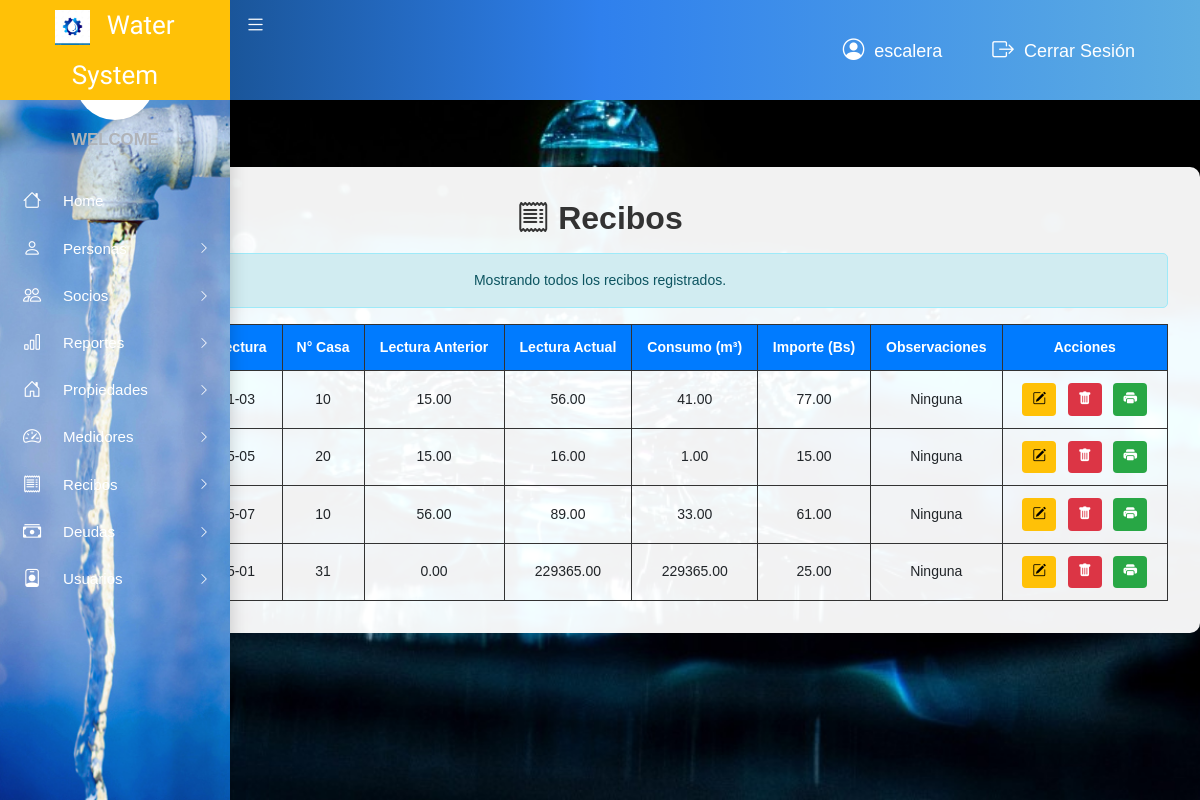
Screenshot of /vista/verRecibos.php (signed in) with the database file from the repository.
### tables this page shows
CREATE TABLE `recibos` (
  `id_recibo` int(11) NOT NULL,
  `id_propiedad` int(11) NOT NULL,
  `fecha_lectura` date NOT NULL,
  `lectura_anterior` decimal(10,2) NOT NULL,
  `lectura_actual` decimal(10,2) NOT NULL,
  `consumo_m3` decimal(10,2) GENERATED ALWAYS AS (`lectura_actual` - `lectura_anterior`) STORED,
  `importe_bs` decimal(10,2) NOT NULL,
  `observaciones` text DEFAULT NULL,
  `numero_serie` varchar(4) NOT NULL
);

CREATE TABLE `propiedades` (
  `id_propiedades` int(11) NOT NULL,
  `manzano` varchar(45) NOT NULL,
  `numero` int(11) NOT NULL,
  `id_socio` int(11) NOT NULL
);

### modelo/modelo_recibos.php (called while the page is built, shortened)
<?php
require_once 'conexion/conexionBase.php';
class ModeloRecibos {
    private $con;
    public function __construct() {
        $this->con = new ConexionBase();
    }
    public function obtenerTodosLosRecibos() {
        $sql = "SELECT r.*, p.numero AS numero_casa
                FROM recibos r
                INNER JOIN propiedades p ON r.id_propiedad = p.id_propiedades";
        $result = $this->con->ExecuteQuery($sql);
        $recibos = [];
        while ($row = $this->con->GetArrayResults($result)) {
            $recibos[] = $row;
        }
        $this->con->CloseConnection();
        return $recibos;
    }
}
?>

### modelo/conexion/conexionBase.php (called while the page is built, shortened)
<?php
class ConexionBase {
    private $host;
    private $user;
    private $password;
    private $database;
    private $conn;
    public function __construct() {
        $this->host = HOST;
        $this->user = USER;
        $this->password = PASSWORD;
        $this->database = DATABASE;
    }
    public function CreateConnection() {
        $this->conn = new mysqli($this->host, $this->user, $this->password, $this->database);
        return true;
    }
    public function ExecuteQuery($sql) {
        $result = $this->conn->query($sql);
        return $result;
    }
    public function GetArrayResults($result) {
        return $result->fetch_assoc();
    }
}
?>

### vista/verRecibos.php (the view, shortened to what this page needs)
<?php
include_once "cabecera.php";
include_once "menu.php";
require_once '../modelo/modelo_recibos.php';
$reciboModel = new ModeloRecibos();
$mensaje = '';
$recibos = [];
if (isset($_GET['id_propiedad']) && is_numeric($_GET['id_propiedad'])) {
    $id_propiedad = intval($_GET['id_propiedad']);
    $recibos = $reciboModel->obtenerRecibosPorPropiedad($id_propiedad);
    $mensaje = empty($recibos)
        ? "Esta propiedad no tiene recibos registrados."
        : "Se encontraron " . count($recibos) . " recibos para esta propiedad.";
} elseif (isset($_GET['id_socio']) && is_numeric($_GET['id_socio'])) {
    $id_socio = intval($_GET['id_socio']);
    $recibos = $reciboModel->obtenerRecibosPorSocio($id_socio);
    $mensaje = empty($recibos)
        ? "Este socio no tiene ningún recibo registrado."
        : "Se encontraron " . count($recibos) . " recibos para este socio.";
} else {
    $recibos = $reciboModel->obtenerTodosLosRecibos();
    $mensaje = "Mostrando todos los recibos registrados.";
}
?>
<!DOCTYPE html>
<html lang="es">
<head>
    <link rel="stylesheet" href="css/main.css">
    <link rel="stylesheet" href="https://cdn.jsdelivr.net/npm/bootstrap-icons@1.10.5/font/bootstrap-icons.css">
</head>
<body>
<div class="container">
    <h1><i class="bi bi-receipt"></i> Recibos</h1>
    <?php if (isset($_GET['mensaje'])): ?>
        <div class="alert <?php echo $_GET['tipo'] === 'exito' ? 'alert-info' : 'alert-warning'; ?>">
            <?php echo htmlspecialchars(urldecode($_GET['mensaje'])); ?>
        </div>
    <?php else: ?>
        <div class="alert <?php echo empty($recibos) ? 'alert-warning' : 'alert-info'; ?>">
            <?php echo $mensaje; ?>
        </div>
    <?php endif; ?>
    <?php if (!empty($recibos)): ?>
        <table>
            <thead>
                <tr>
                    <th>ID</th>
                    <th>N° Serie</th>
                    <th>Fecha Lectura</th>
                    <th>N° Casa</th>
                    <th>Lectura Anterior</th>
                    <th>Lectura Actual</th>
                    <th>Consumo (m³)</th>
                    <th>Importe (Bs)</th>
                    <th>Observaciones</th>
                    <th>Acciones</th>
                </tr>
            </thead>
            <tbody>
                <?php foreach ($recibos as $recibo): ?>
                    <tr>
                        <td><?php echo $recibo['id_recibo']; ?></td>
                        <td><?php echo $recibo['numero_serie']; ?></td>
                        <td><?php echo $recibo['fecha_lectura']; ?></td>
                        <td><?php echo $recibo['numero_casa']; ?></td>
                        <td><?php echo $recibo['lectura_anterior']; ?></td>
                        <td><?php echo $recibo['lectura_actual']; ?></td>
                        <td><?php echo $recibo['consumo_m3']; ?></td>
                        <td><?php echo $recibo['importe_bs']; ?></td>
                        <td><?php echo $recibo['observaciones']; ?></td>
                        <td>
                            <a href="editarRecibo.php?id_recibo=<?php echo $recibo['id_recibo']; ?>" class="btn-accion btn-editar"><i class="bi bi-pencil-square"></i></a>
                            <a href="../controlador/controlador_eliminarRecibo.php?id=<?php echo $recibo['id_recibo']; ?>" class="btn-accion btn-eliminar" onclick="return confirm('¿Estás seguro de eliminar este recibo?');"><i class="bi bi-trash-fill"></i></a>
                            <a href="imprimirRecibo.php?id=<?php echo $recibo['id_recibo']; ?>" target="_blank" class="btn-accion btn-imprimir"><i class="bi bi-printer-fill"></i></a>
                        </td>
                    </tr>
                <?php endforeach; ?>
            </tbody>
        </table>
    <?php endif; ?>
</div>
<?php include_once "pie.php"; ?>
</body>
</html>

### vista/verRecibos.php (style rules this page uses)
body { background-image: url('images/imag.jpg'); background-size: cover; background-attachment: fixed; font-family: Arial, sans-serif; }
.container { background: rgba(255, 255, 255, 0.95); padding: 2rem; max-width: 1300px; margin: 2rem auto; border-radius: 10px; }
h1 { text-align: center; font-size: 2rem; color: #333; }
table { width: 100%; border-collapse: collapse; margin-top: 1rem; }
th, td { padding: 0.75rem; border: 1px solid #333; text-align: center; }
thead { background-color: #007bff; color: white; }
.alert { padding: 1rem; text-align: center; margin-top: 1rem; border-radius: 5px; }
.alert-info { background-color: #d1ecf1; color: #0c5460; }
.btn-accion { margin: 0 4px; padding: 6px 10px; font-size: 0.85rem; border-radius: 4px; text-decoration: none; display: inline-block; }
.btn-editar { background-color: #ffc107; color: black; }
.btn-eliminar { background-color: #dc3545; color: white; }
.btn-imprimir { background-color: #28a745; color: white; }

### rows the page displays
recibos: id_propiedad.numero "10", lectura_anterior "15.00", lectura_actual "56.00", consumo_m3 "41.00", importe_bs "77.00", observaciones "Ninguna"
recibos: id_propiedad.numero "20", lectura_anterior "15.00", lectura_actual "16.00", consumo_m3 "1.00", importe_bs "15.00", observaciones "Ninguna"
recibos: id_propiedad.numero "10", lectura_anterior "56.00", lectura_actual "89.00", consumo_m3 "33.00", importe_bs "61.00", observaciones "Ninguna"
recibos: id_propiedad.numero "31", lectura_anterior "0.00", lectura_actual "229365.00", consumo_m3 "229365.00", importe_bs "25.00", observaciones "Ninguna"

### other values shown
$_SESSION['usuario'] "escalera"
$mensaje "Mostrando todos los recibos registrados."
